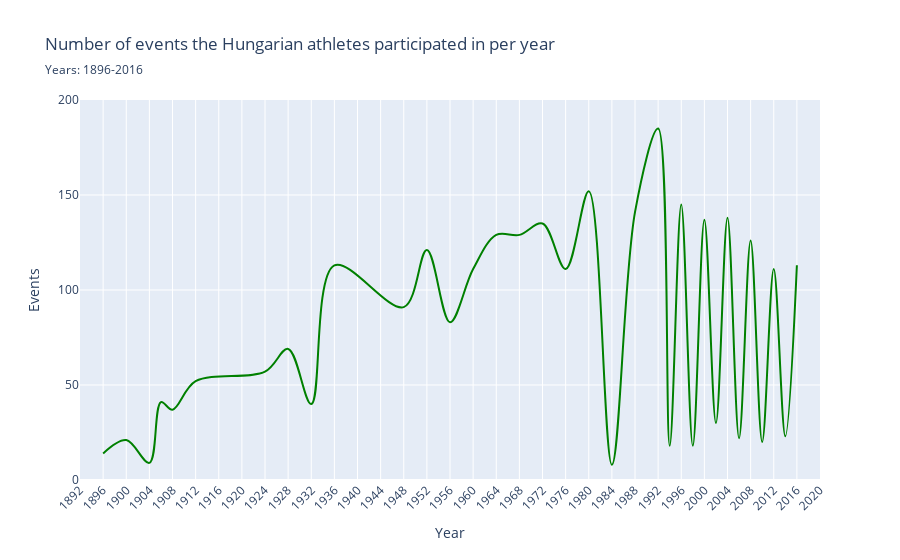

Notebook code cell kept with this figure:
### Code cell
# Number of events that Hungarian athletes participated in
new_df = df[["Name", "Event", "NOC", "Year"]]
hun_df = new_df[new_df["NOC"] == "HUN"].dropna().drop_duplicates(subset=["Event", "Year"])
grouped_df = pd.DataFrame(hun_df.groupby("Year")["Event"].value_counts().unstack().sum(axis=1)).rename(columns={0:"Events"}).reset_index()

fig = px.line(grouped_df, 
        x="Year", 
        y="Events", 
        title="Number of events the Hungarian athletes participated in per year", 
        subtitle="Years: 1896-2016", 
        range_x=[1892, 2020], 
        range_y=[0, grouped_df["Events"].max()+15], 
        line_shape="spline")
fig.update_xaxes(dtick=4, ticklabelposition="outside left", tickangle=-45)
fig.update_traces(line_color="green")
fig.show()

### Figure 1 — Plotly figure (JSON) as saved in the notebook; plotly's stock layout.template omitted (floating-point values rounded to 4 significant figures)
{"data": [{"hovertemplate": "Year=%{x}<br>Events=%{y}<extra></extra>", "legendgroup": "", "line": {"color": "green", "dash": "solid", "shape": "spline"}, "marker": {"symbol": "circle"}, "mode": "lines", "name": "", "orientation": "v", "showlegend": false, "type": "scatter", "x": [1896, 1900, 1904, 1906, 1908, 1912, 1924, 1928, 1932, 1936, 1948, 1952, 1956, 1960, 1964, 1968, 1972, 1976, 1980, 1984, 1988, 1992, 1994, 1996, 1998, 2000, 2002, 2004, 2006, 2008, 2010, 2012, 2014, 2016], "xaxis": "x", "y": [14.0, 21.0, 9.0, 41.0, 37.0, 52.0, 57.0, 69.0, 40.0, 113.0, 91.0, 121.0, 83.0, 111.0, 129.0, 129.0, 135.0, 111.0, 152.0, 8.0, 141.0, 185.0, 18.0, 145.0, 18.0, 137.0, 30.0, 138.0, 22.0, 126.0, 20.0, 111.0, 23.0, 113.0], "yaxis": "y"}], "layout": {"legend": {"tracegroupgap": 0}, "title": {"subtitle": {"text": "Years: 1896-2016"}, "text": "Number of events the Hungarian athletes participated in per year"}, "xaxis": {"anchor": "y", "domain": [0, 1], "dtick": 4, "range": [1892, 2020], "tickangle": -45, "ticklabelposition": "outside left", "title": {"text": "Year"}}, "yaxis": {"anchor": "x", "domain": [0, 1], "range": [0, 200], "title": {"text": "Events"}}}}
